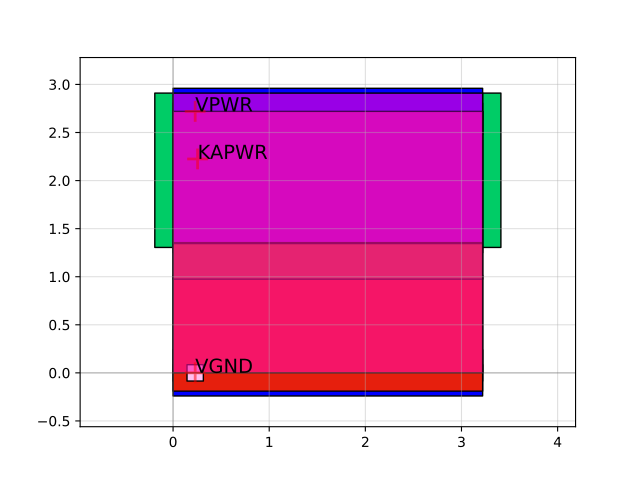

The script that drew this image:
import sky130

c = sky130.components.sky130_fd_sc_hd__lpflow_clkinvkapwr_4()
c.plot()
